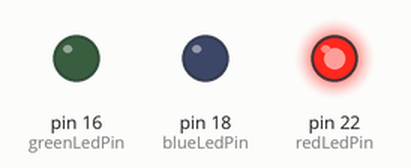
The program below on a simulated Raspberry Pi (header pin numbers). On the bench: output pins drawn as LEDs (lit = HIGH).

Above: at 0.5 s.
At 1.5 s:
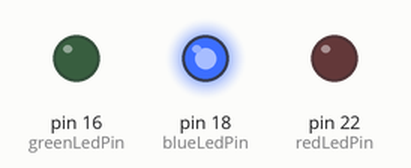
At 5.5 s:
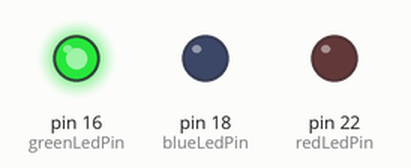
Timing chart, 0 to 6.9 s (numbered marks = the images above):
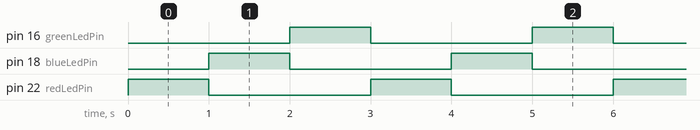

Measured:
- by itself, pin 16 (greenLedPin), pin 18 (blueLedPin), pin 22 (redLedPin): alternates HIGH for 1.0 s and LOW for 2.0 s
- by itself, everything shown: repeats every 3.0 s, in 3 steps

The program:

led-blink3.py
```python
import RPi.GPIO as GPIO
import time

def blink(ledPin, onTime, offTime):
    GPIO.output(ledPin, GPIO.HIGH)
    time.sleep(onTime)
    GPIO.output(ledPin, GPIO.LOW)
    time.sleep(offTime)
    return

def blinkThree(redLedPin, blueLedPin, greenLedPin):
    blink(redLedPin, 1, 0)
    blink(blueLedPin, 1, 0)
    blink(greenLedPin, 1, 0)

# tell GPIO to use the Pi's board numbering for pins
GPIO.setmode(GPIO.BOARD)

redLedPin = 22
blueLedPin = 18
greenLedPin = 16

# set data direction of LED pin to output
GPIO.setup(redLedPin, GPIO.OUT)
GPIO.setup(blueLedPin, GPIO.OUT)
GPIO.setup(greenLedPin, GPIO.OUT)

# loop until keyboard interrupt

try:
    while True:
        blinkThree(redLedPin, blueLedPin, greenLedPin)
except KeyboardInterrupt:
    pass

GPIO.cleanup()
```
